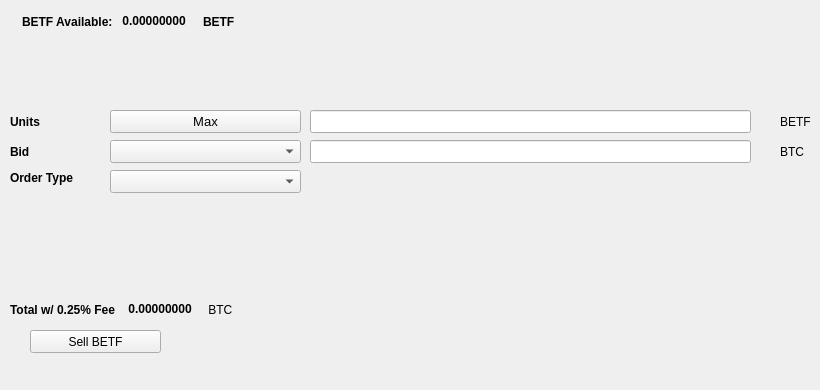
   <widget class="QWidget" name="SellTab">
    <attribute name="title">
     <string>Sell</string>
    </attribute>
    <widget class="QLabel" name="label_16">
     <property name="geometry">
      <rect>
       <x>780</x>
       <y>140</y>
       <width>31</width>
       <height>23</height>
      </rect>
     </property>
     <property name="text">
      <string>BTC</string>
     </property>
    </widget>
    <widget class="QComboBox" name="SellBidcomboBox">
     <property name="geometry">
      <rect>
       <x>110</x>
       <y>140</y>
       <width>191</width>
       <height>23</height>
      </rect>
     </property>
     <property name="font">
      <font>
       <pointsize>10</pointsize>
      </font>
     </property>
    </widget>
    <widget class="QLabel" name="label_18">
     <property name="geometry">
      <rect>
       <x>10</x>
       <y>110</y>
       <width>46</width>
       <height>23</height>
      </rect>
     </property>
     <property name="font">
      <font>
       <weight>75</weight>
       <bold>true</bold>
      </font>
     </property>
     <property name="text">
      <string>Units</string>
     </property>
    </widget>
    <widget class="QPushButton" name="Sell_Max_Amount">
     <property name="geometry">
      <rect>
       <x>110</x>
       <y>110</y>
       <width>191</width>
       <height>23</height>
      </rect>
     </property>
     <property name="font">
      <font>
       <pointsize>10</pointsize>
      </font>
     </property>
     <property name="text">
      <string>Max</string>
     </property>
    </widget>
    <widget class="QLabel" name="label_20">
     <property name="geometry">
      <rect>
       <x>10</x>
       <y>170</y>
       <width>91</width>
       <height>16</height>
      </rect>
     </property>
     <property name="font">
      <font>
       <weight>75</weight>
       <bold>true</bold>
      </font>
     </property>
     <property name="text">
      <string>Order Type</string>
     </property>
    </widget>
    <widget class="QComboBox" name="SellOrdertypeCombo">
     <property name="geometry">
      <rect>
       <x>110</x>
       <y>170</y>
       <width>191</width>
       <height>23</height>
      </rect>
     </property>
     <property name="font">
      <font>
       <pointsize>10</pointsize>
      </font>
     </property>
    </widget>
    <widget class="QLabel" name="label_21">
     <property name="geometry">
      <rect>
       <x>10</x>
       <y>140</y>
       <width>46</width>
       <height>23</height>
      </rect>
     </property>
     <property name="font">
      <font>
       <weight>75</weight>
       <bold>true</bold>
      </font>
     </property>
     <property name="text">
      <string>Bid</string>
     </property>
    </widget>
    <widget class="QLabel" name="label_22">
     <property name="geometry">
      <rect>
       <x>780</x>
       <y>110</y>
       <width>31</width>
       <height>23</height>
      </rect>
     </property>
     <property name="text">
      <string>BETF</string>
     </property>
    </widget>
    <widget class="QLineEdit" name="UnitsInputBETF">
     <property name="geometry">
      <rect>
       <x>310</x>
       <y>110</y>
       <width>441</width>
       <height>23</height>
      </rect>
     </property>
     <property name="font">
      <font>
       <pointsize>9</pointsize>
       <weight>75</weight>
       <bold>true</bold>
      </font>
     </property>
    </widget>
    <widget class="QLineEdit" name="SellBidPriceEdit">
     <property name="geometry">
      <rect>
       <x>310</x>
       <y>140</y>
       <width>441</width>
       <height>23</height>
      </rect>
     </property>
     <property name="font">
      <font>
       <pointsize>9</pointsize>
       <weight>75</weight>
       <bold>true</bold>
      </font>
     </property>
    </widget>
    <widget class="QPushButton" name="SellBETFBTN">
     <property name="geometry">
      <rect>
       <x>30</x>
       <y>330</y>
       <width>131</width>
       <height>23</height>
      </rect>
     </property>
     <property name="text">
      <string>Sell BETF</string>
     </property>
     <property name="icon">
      <iconset resource="../betfint">
       <normaloff>:/icons/bitcoin</normaloff>:/icons/bitcoin</iconset>
     </property>
    </widget>
    <widget class="QWidget" name="layoutWidget3">
     <property name="geometry">
      <rect>
       <x>22</x>
       <y>12</y>
       <width>258</width>
       <height>19</height>
      </rect>
     </property>
     <layout class="QHBoxLayout" name="horizontalLayout">
      <item>
       <widget class="QLabel" name="label232_2">
        <property name="font">
         <font>
          <weight>75</weight>
          <bold>true</bold>
         </font>
        </property>
        <property name="text">
         <string>BETF Available:</string>
        </property>
       </widget>
      </item>
      <item>
       <widget class="QLabel" name="BETFAvailableLabel">
        <property name="palette">
         <palette>
          <active>
           <colorrole role="WindowText">
            <brush brushstyle="SolidPattern">
             <color alpha="255">
              <red>0</red>
              <green>0</green>
              <blue>0</blue>
             </color>
            </brush>
           </colorrole>
           <colorrole role="Button">
            <brush brushstyle="SolidPattern">
             <color alpha="255">
              <red>0</red>
              <green>170</green>
              <blue>0</blue>
             </color>
            </brush>
           </colorrole>
           <colorrole role="Light">
            <brush brushstyle="SolidPattern">
             <color alpha="255">
              <red>0</red>
              <green>255</green>
              <blue>0</blue>
             </color>
            </brush>
           </colorrole>
           <colorrole role="Midlight">
            <brush brushstyle="SolidPattern">
             <color alpha="255">
              <red>0</red>
              <green>212</green>
              <blue>0</blue>
             </color>
            </brush>
           </colorrole>
           <colorrole role="Dark">
            <brush brushstyle="SolidPattern">
             <color alpha="255">
              <red>0</red>
              <green>85</green>
              <blue>0</blue>
             </color>
            </brush>
           </colorrole>
           <colorrole role="Mid">
            <brush brushstyle="SolidPattern">
             <color alpha="255">
              <red>0</red>
              <green>113</green>
              <blue>0</blue>
             </color>
            </brush>
           </colorrole>
           <colorrole role="Text">
            <brush brushstyle="SolidPattern">
             <color alpha="255">
              <red>0</red>
              <green>170</green>
              <blue>0</blue>
             </color>
            </brush>
           </colorrole>
           <colorrole role="BrightText">
            <brush brushstyle="SolidPattern">
             <color alpha="255">
              <red>255</red>
              <green>255</green>
              <blue>255</blue>
             </color>
            </brush>
           </colorrole>
           <colorrole role="ButtonText">
            <brush brushstyle="SolidPattern">
             <color alpha="255">
              <red>0</red>
              <green>0</green>
              <blue>0</blue>
             </color>
            </brush>
           </colorrole>
           <colorrole role="Base">
            <brush brushstyle="SolidPattern">
             <color alpha="255">
              <red>255</red>
              <green>255</green>
              <blue>255</blue>
             </color>
            </brush>
           </colorrole>
           <colorrole role="Window">
            <brush brushstyle="SolidPattern">
             <color alpha="255">
              <red>0</red>
              <green>170</green>
              <blue>0</blue>
             </color>
            </brush>
           </colorrole>
           <colorrole role="Shadow">
            <brush brushstyle="SolidPattern">
             <color alpha="255">
              <red>0</red>
              <green>0</green>
              <blue>0</blue>
             </color>
            </brush>
           </colorrole>
           <colorrole role="AlternateBase">
            <brush brushstyle="SolidPattern">
             <color alpha="255">
              <red>127</red>
              <green>212</green>
              <blue>127</blue>
             </color>
            </brush>
           </colorrole>
           <colorrole role="ToolTipBase">
            <brush brushstyle="SolidPattern">
             <color alpha="255">
              <red>255</red>
              <green>255</green>
              <blue>220</blue>
             </color>
            </brush>
           </colorrole>
           <colorrole role="ToolTipText">
            <brush brushstyle="SolidPattern">
             <color alpha="255">
              <red>0</red>
              <green>0</green>
              <blue>0</blue>
             </color>
            </brush>
           </colorrole>
          </active>
          <inactive>
           <colorrole role="WindowText">
            <brush brushstyle="SolidPattern">
             <color alpha="255">
              <red>0</red>
              <green>0</green>
              <blue>0</blue>
             </color>
            </brush>
           </colorrole>
           <colorrole role="Button">
            <brush brushstyle="SolidPattern">
             <color alpha="255">
              <red>0</red>
              <green>170</green>
              <blue>0</blue>
             </color>
            </brush>
           </colorrole>
           <colorrole role="Light">
            <brush brushstyle="SolidPattern">
             <color alpha="255">
              <red>0</red>
              <green>255</green>
              <blue>0</blue>
             </color>
            </brush>
           </colorrole>
           <colorrole role="Midlight">
            <brush brushstyle="SolidPattern">
             <color alpha="255">
              <red>0</red>
              <green>212</green>
              <blue>0</blue>
             </color>
            </brush>
           </colorrole>
           <colorrole role="Dark">
            <brush brushstyle="SolidPattern">
             <color alpha="255">
              <red>0</red>
              <green>85</green>
              <blue>0</blue>
             </color>
            </brush>
           </colorrole>
           <colorrole role="Mid">
            <brush brushstyle="SolidPattern">
             <color alpha="255">
              <red>0</red>
              <green>113</green>
              <blue>0</blue>
             </color>
            </brush>
           </colorrole>
           <colorrole role="Text">
            <brush brushstyle="SolidPattern">
             <color alpha="255">
              <red>0</red>
              <green>170</green>
              <blue>0</blue>
             </color>
            </brush>
           </colorrole>
           <colorrole role="BrightText">
            <brush brushstyle="SolidPattern">
             <color alpha="255">
              <red>255</red>
              <green>255</green>
              <blue>255</blue>
             </color>
            </brush>
           </colorrole>
           <colorrole role="ButtonText">
            <brush brushstyle="SolidPattern">
             <color alpha="255">
              <red>0</red>
              <green>0</green>
              <blue>0</blue>
             </color>
            </brush>
           </colorrole>
           <colorrole role="Base">
            <brush brushstyle="SolidPattern">
             <color alpha="255">
              <red>255</red>
              <green>255</green>
              <blue>255</blue>
             </color>
            </brush>
           </colorrole>
           <colorrole role="Window">
            <brush brushstyle="SolidPattern">
             <color alpha="255">
              <red>0</red>
              <green>170</green>
              <blue>0</blue>
             </color>
            </brush>
           </colorrole>
           <colorrole role="Shadow">
            <brush brushstyle="SolidPattern">
             <color alpha="255">
              <red>0</red>
              <green>0</green>
              <blue>0</blue>
             </color>
            </brush>
           </colorrole>
           <colorrole role="AlternateBase">
            <brush brushstyle="SolidPattern">
             <color alpha="255">
              <red>127</red>
              <green>212</green>
              <blue>127</blue>
             </color>
            </brush>
           </colorrole>
           <colorrole role="ToolTipBase">
            <brush brushstyle="SolidPattern">
             <color alpha="255">
              <red>255</red>
              <green>255</green>
              <blue>220</blue>
             </color>
            </brush>
           </colorrole>
           <colorrole role="ToolTipText">
            <brush brushstyle="SolidPattern">
             <color alpha="255">
              <red>0</red>
              <green>0</green>
              <blue>0</blue>
             </color>
            </brush>
           </colorrole>
          </inactive>
          <disabled>
           <colorrole role="WindowText">
            <brush brushstyle="SolidPattern">
             <color alpha="255">
              <red>0</red>
              <green>85</green>
              <blue>0</blue>
             </color>
            </brush>
           </colorrole>
           <colorrole role="Button">
            <brush brushstyle="SolidPattern">
             <color alpha="255">
              <red>0</red>
              <green>170</green>
              <blue>0</blue>
             </color>
            </brush>
           </colorrole>
           <colorrole role="Light">
            <brush brushstyle="SolidPattern">
             <color alpha="255">
              <red>0</red>
              <green>255</green>
              <blue>0</blue>
             </color>
            </brush>
           </colorrole>
           <colorrole role="Midlight">
            <brush brushstyle="SolidPattern">
             <color alpha="255">
              <red>0</red>
              <green>212</green>
              <blue>0</blue>
             </color>
            </brush>
           </colorrole>
           <colorrole role="Dark">
            <brush brushstyle="SolidPattern">
             <color alpha="255">
              <red>0</red>
              <green>85</green>
              <blue>0</blue>
             </color>
            </brush>
           </colorrole>
           <colorrole role="Mid">
            <brush brushstyle="SolidPattern">
             <color alpha="255">
              <red>0</red>
              <green>113</green>
              <blue>0</blue>
             </color>
            </brush>
           </colorrole>
           <colorrole role="Text">
            <brush brushstyle="SolidPattern">
             <color alpha="255">
              <red>0</red>
              <green>85</green>
              <blue>0</blue>
             </color>
            </brush>
           </colorrole>
           <colorrole role="BrightText">
            <brush brushstyle="SolidPattern">
             <color alpha="255">
              <red>255</red>
              <green>255</green>
              <blue>255</blue>
             </color>
            </brush>
           </colorrole>
           <colorrole role="ButtonText">
            <brush brushstyle="SolidPattern">
             <color alpha="255">
              <red>0</red>
              <green>85</green>
              <blue>0</blue>
             </color>
            </brush>
           </colorrole>
           <colorrole role="Base">
            <brush brushstyle="SolidPattern">
             <color alpha="255">
              <red>0</red>
              <green>170</green>
              <blue>0</blue>
             </color>
            </brush>
           </colorrole>
           <colorrole role="Window">
            <brush brushstyle="SolidPattern">
             <color alpha="255">
              <red>0</red>
              <green>170</green>
              <blue>0</blue>
             </color>
            </brush>
           </colorrole>
           <colorrole role="Shadow">
            <brush brushstyle="SolidPattern">
             <color alpha="255">
              <red>0</red>
              <green>0</green>
              <blue>0</blue>
             </color>
            </brush>
           </colorrole>
           <colorrole role="AlternateBase">
            <brush brushstyle="SolidPattern">
             <color alpha="255">
              <red>0</red>
              <green>170</green>
              <blue>0</blue>
             </color>
            </brush>
           </colorrole>
           <colorrole role="ToolTipBase">
            <brush brushstyle="SolidPattern">
             <color alpha="255">
              <red>255</red>
              <green>255</green>
              <blue>220</blue>
             </color>
            </brush>
           </colorrole>
           <colorrole role="ToolTipText">
            <brush brushstyle="SolidPattern">
             <color alpha="255">
              <red>0</red>
              <green>0</green>
              <blue>0</blue>
             </color>
            </brush>
           </colorrole>
          </disabled>
         </palette>
        </property>
        <property name="font">
         <font>
          <weight>75</weight>
          <bold>true</bold>
         </font>
        </property>
        <property name="text">
         <string> 0.00000000 </string>
        </property>
        <property name="textInteractionFlags">
         <set>Qt::LinksAccessibleByMouse|Qt::TextSelectableByKeyboard|Qt::TextSelectableByMouse</set>
        </property>
       </widget>
      </item>
      <item>
       <widget class="QLabel" name="labelBETF">
        <property name="font">
         <font>
          <weight>75</weight>
          <bold>true</bold>
         </font>
        </property>
        <property name="text">
         <string>BETF</string>
        </property>
       </widget>
      </item>
     </layout>
    </widget>
    <widget class="QWidget" name="layoutWidget">
     <property name="geometry">
      <rect>
       <x>10</x>
       <y>300</y>
       <width>268</width>
       <height>19</height>
      </rect>
     </property>
     <layout class="QHBoxLayout" name="horizontalLayout_2">
      <item>
       <widget class="QLabel" name="label_19">
        <property name="font">
         <font>
          <weight>75</weight>
          <bold>true</bold>
         </font>
        </property>
        <property name="text">
         <string>Total w/ 0.25% Fee </string>
        </property>
       </widget>
      </item>
      <item>
       <widget class="QLabel" name="SellCostLabel">
        <property name="palette">
         <palette>
          <active>
           <colorrole role="WindowText">
            <brush brushstyle="SolidPattern">
             <color alpha="255">
              <red>0</red>
              <green>0</green>
              <blue>0</blue>
             </color>
            </brush>
           </colorrole>
           <colorrole role="Button">
            <brush brushstyle="SolidPattern">
             <color alpha="255">
              <red>0</red>
              <green>170</green>
              <blue>0</blue>
             </color>
            </brush>
           </colorrole>
           <colorrole role="Light">
            <brush brushstyle="SolidPattern">
             <color alpha="255">
              <red>0</red>
              <green>255</green>
              <blue>0</blue>
             </color>
            </brush>
           </colorrole>
           <colorrole role="Midlight">
            <brush brushstyle="SolidPattern">
             <color alpha="255">
              <red>0</red>
              <green>212</green>
              <blue>0</blue>
             </color>
            </brush>
           </colorrole>
           <colorrole role="Dark">
            <brush brushstyle="SolidPattern">
             <color alpha="255">
              <red>0</red>
              <green>85</green>
              <blue>0</blue>
             </color>
            </brush>
           </colorrole>
           <colorrole role="Mid">
            <brush brushstyle="SolidPattern">
             <color alpha="255">
              <red>0</red>
              <green>113</green>
              <blue>0</blue>
             </color>
            </brush>
           </colorrole>
           <colorrole role="Text">
            <brush brushstyle="SolidPattern">
             <color alpha="255">
              <red>0</red>
              <green>170</green>
              <blue>0</blue>
             </color>
            </brush>
           </colorrole>
           <colorrole role="BrightText">
            <brush brushstyle="SolidPattern">
             <color alpha="255">
              <red>255</red>
              <green>255</green>
              <blue>255</blue>
             </color>
            </brush>
           </colorrole>
           <colorrole role="ButtonText">
            <brush brushstyle="SolidPattern">
             <color alpha="255">
              <red>0</red>
              <green>0</green>
              <blue>0</blue>
             </color>
            </brush>
           </colorrole>
           <colorrole role="Base">
            <brush brushstyle="SolidPattern">
             <color alpha="255">
              <red>255</red>
              <green>255</green>
              <blue>255</blue>
             </color>
            </brush>
           </colorrole>
           <colorrole role="Window">
            <brush brushstyle="SolidPattern">
             <color alpha="255">
              <red>0</red>
              <green>170</green>
              <blue>0</blue>
             </color>
            </brush>
           </colorrole>
           <colorrole role="Shadow">
            <brush brushstyle="SolidPattern">
             <color alpha="255">
              <red>0</red>
              <green>0</green>
              <blue>0</blue>
             </color>
            </brush>
           </colorrole>
           <colorrole role="AlternateBase">
            <brush brushstyle="SolidPattern">
             <color alpha="255">
              <red>127</red>
              <green>212</green>
              <blue>127</blue>
             </color>
            </brush>
           </colorrole>
           <colorrole role="ToolTipBase">
            <brush brushstyle="SolidPattern">
             <color alpha="255">
              <red>255</red>
              <green>255</green>
              <blue>220</blue>
             </color>
            </brush>
           </colorrole>
           <colorrole role="ToolTipText">
            <brush brushstyle="SolidPattern">
             <color alpha="255">
              <red>0</red>
              <green>0</green>
              <blue>0</blue>
             </color>
            </brush>
           </colorrole>
          </active>
          <inactive>
           <colorrole role="WindowText">
            <brush brushstyle="SolidPattern">
             <color alpha="255">
              <red>0</red>
              <green>0</green>
              <blue>0</blue>
             </color>
            </brush>
           </colorrole>
           <colorrole role="Button">
            <brush brushstyle="SolidPattern">
             <color alpha="255">
              <red>0</red>
              <green>170</green>
              <blue>0</blue>
             </color>
            </brush>
           </colorrole>
           <colorrole role="Light">
            <brush brushstyle="SolidPattern">
             <color alpha="255">
              <red>0</red>
              <green>255</green>
              <blue>0</blue>
             </color>
            </brush>
           </colorrole>
           <colorrole role="Midlight">
            <brush brushstyle="SolidPattern">
             <color alpha="255">
              <red>0</red>
              <green>212</green>
              <blue>0</blue>
             </color>
            </brush>
           </colorrole>
           <colorrole role="Dark">
            <brush brushstyle="SolidPattern">
             <color alpha="255">
              <red>0</red>
              <green>85</green>
              <blue>0</blue>
             </color>
            </brush>
           </colorrole>
           <colorrole role="Mid">
            <brush brushstyle="SolidPattern">
             <color alpha="255">
              <red>0</red>
              <green>113</green>
              <blue>0</blue>
             </color>
            </brush>
           </colorrole>
           <colorrole role="Text">
            <brush brushstyle="SolidPattern">
             <color alpha="255">
              <red>0</red>
              <green>170</green>
              <blue>0</blue>
             </color>
            </brush>
           </colorrole>
           <colorrole role="BrightText">
            <brush brushstyle="SolidPattern">
             <color alpha="255">
              <red>255</red>
              <green>255</green>
              <blue>255</blue>
             </color>
            </brush>
           </colorrole>
           <colorrole role="ButtonText">
            <brush brushstyle="SolidPattern">
             <color alpha="255">
              <red>0</red>
              <green>0</green>
              <blue>0</blue>
             </color>
            </brush>
           </colorrole>
           <colorrole role="Base">
            <brush brushstyle="SolidPattern">
             <color alpha="255">
              <red>255</red>
              <green>255</green>
              <blue>255</blue>
             </color>
            </brush>
           </colorrole>
           <colorrole role="Window">
            <brush brushstyle="SolidPattern">
             <color alpha="255">
              <red>0</red>
              <green>170</green>
              <blue>0</blue>
             </color>
            </brush>
           </colorrole>
           <colorrole role="Shadow">
            <brush brushstyle="SolidPattern">
             <color alpha="255">
              <red>0</red>
              <green>0</green>
              <blue>0</blue>
             </color>
            </brush>
           </colorrole>
           <colorrole role="AlternateBase">
            <brush brushstyle="SolidPattern">
             <color alpha="255">
              <red>127</red>
              <green>212</green>
              <blue>127</blue>
             </color>
            </brush>
           </colorrole>
           <colorrole role="ToolTipBase">
            <brush brushstyle="SolidPattern">
             <color alpha="255">
              <red>255</red>
              <green>255</green>
              <blue>220</blue>
             </color>
            </brush>
           </colorrole>
           <colorrole role="ToolTipText">
            <brush brushstyle="SolidPattern">
             <color alpha="255">
              <red>0</red>
              <green>0</green>
              <blue>0</blue>
             </color>
            </brush>
           </colorrole>
          </inactive>
          <disabled>
           <colorrole role="WindowText">
            <brush brushstyle="SolidPattern">
             <color alpha="255">
              <red>0</red>
              <green>85</green>
              <blue>0</blue>
             </color>
            </brush>
           </colorrole>
           <colorrole role="Button">
            <brush brushstyle="SolidPattern">
             <color alpha="255">
              <red>0</red>
              <green>170</green>
              <blue>0</blue>
             </color>
            </brush>
           </colorrole>
           <colorrole role="Light">
            <brush brushstyle="SolidPattern">
             <color alpha="255">
              <red>0</red>
              <green>255</green>
              <blue>0</blue>
             </color>
            </brush>
           </colorrole>
           <colorrole role="Midlight">
            <brush brushstyle="SolidPattern">
             <color alpha="255">
              <red>0</red>
              <green>212</green>
              <blue>0</blue>
             </color>
            </brush>
           </colorrole>
           <colorrole role="Dark">
            <brush brushstyle="SolidPattern">
             <color alpha="255">
              <red>0</red>
              <green>85</green>
              <blue>0</blue>
             </color>
            </brush>
           </colorrole>
           <colorrole role="Mid">
            <brush brushstyle="SolidPattern">
             <color alpha="255">
              <red>0</red>
              <green>113</green>
              <blue>0</blue>
             </color>
            </brush>
           </colorrole>
           <colorrole role="Text">
            <brush brushstyle="SolidPattern">
             <color alpha="255">
              <red>0</red>
              <green>85</green>
              <blue>0</blue>
             </color>
            </brush>
           </colorrole>
           <colorrole role="BrightText">
            <brush brushstyle="SolidPattern">
             <color alpha="255">
              <red>255</red>
              <green>255</green>
              <blue>255</blue>
             </color>
            </brush>
           </colorrole>
           <colorrole role="ButtonText">
            <brush brushstyle="SolidPattern">
             <color alpha="255">
              <red>0</red>
              <green>85</green>
              <blue>0</blue>
             </color>
            </brush>
           </colorrole>
           <colorrole role="Base">
            <brush brushstyle="SolidPattern">
             <color alpha="255">
              <red>0</red>
              <green>170</green>
              <blue>0</blue>
             </color>
            </brush>
           </colorrole>
           <colorrole role="Window">
            <brush brushstyle="SolidPattern">
             <color alpha="255">
              <red>0</red>
              <green>170</green>
              <blue>0</blue>
             </color>
            </brush>
           </colorrole>
           <colorrole role="Shadow">
            <brush brushstyle="SolidPattern">
             <color alpha="255">
              <red>0</red>
              <green>0</green>
              <blue>0</blue>
             </color>
            </brush>
           </colorrole>
           <colorrole role="AlternateBase">
            <brush brushstyle="SolidPattern">
             <color alpha="255">
              <red>0</red>
              <green>170</green>
              <blue>0</blue>
             </color>
            </brush>
           </colorrole>
           <colorrole role="ToolTipBase">
            <brush brushstyle="SolidPattern">
             <color alpha="255">
              <red>255</red>
              <green>255</green>
              <blue>220</blue>
             </color>
            </brush>
           </colorrole>
           <colorrole role="ToolTipText">
            <brush brushstyle="SolidPattern">
             <color alpha="255">
              <red>0</red>
              <green>0</green>
              <blue>0</blue>
             </color>
            </brush>
           </colorrole>
          </disabled>
         </palette>
        </property>
        <property name="font">
         <font>
          <weight>75</weight>
          <bold>true</bold>
         </font>
        </property>
        <property name="autoFillBackground">
         <bool>false</bool>
        </property>
        <property name="text">
         <string> 0.00000000</string>
        </property>
        <property name="textInteractionFlags">
         <set>Qt::LinksAccessibleByMouse|Qt::TextSelectableByMouse</set>
        </property>
       </widget>
      </item>
      <item>
       <widget class="QLabel" name="label_17">
        <property name="font">
         <font>
          <weight>50</weight>
          <bold>false</bold>
         </font>
        </property>
        <property name="text">
         <string> BTC</string>
        </property>
       </widget>
      </item>
     </layout>
    </widget>
    <widget class="QLabel" name="label_23">
     <property name="geometry">
      <rect>
       <x>460</x>
       <y>300</y>
       <width>281</width>
       <height>81</height>
      </rect>
     </property>
     <property name="text">
      <string/>
     </property>
     <property name="pixmap">
      <pixmap>:/images/bittrex</pixmap>
     </property>
    </widget>
   </widget>
